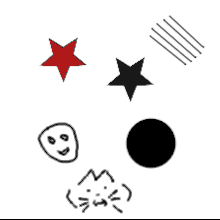
#> input picture images/test.png, 220 x 220 px
$ python imfill.py
#> lines starting #> are read from the running program, lines starting #| are printed output that depends on the picture; after the words box and inside, x2 and y2 are one past the last pixel; in counts of white or black regions, pixels touching at a corner belong together
import cv2
import numpy as np

# Read image
im_in = cv2.imread("images/test.png", cv2.IMREAD_GRAYSCALE);
#> im_in: shape (220, 220); min 0, max 255, mean 232

# Threshold.
# Set values equal to or above 220 to 0.
# Set values below 220 to 255.

th, im_th = cv2.threshold(im_in, 220, 255, cv2.THRESH_BINARY_INV);
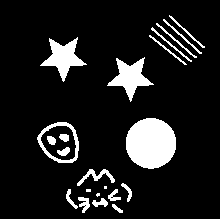
#> im_th: shape (220, 220); 11.9% white; 23 white regions (3 under 20 px), largest, box (x1, y1, x2, y2) and area: (126, 118, 176, 169) 2020, (107, 57, 154, 102) 837, (40, 37, 87, 82) 833

# Copy the thresholded image.
im_floodfill = im_th.copy()

# Mask used to flood filling.
# Notice the size needs to be 2 pixels than the image.
h, w = im_th.shape[:2]
#> h = 220; w = 220
mask = np.zeros((h+2, w+2), np.uint8)

# Floodfill from point (0, 0)
cv2.floodFill(im_floodfill, mask, (0,0), 255);
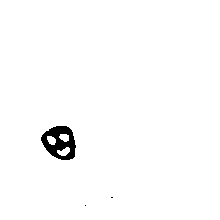
#> im_floodfill: shape (220, 220); 98.5% white; 3 black regions (2 under 20 px), largest, box (x1, y1, x2, y2) and area: (41, 126, 76, 160) 701

# Invert floodfilled image
im_floodfill_inv = cv2.bitwise_not(im_floodfill)

# Combine the two images to get the foreground.
im_out = im_th | im_floodfill_inv
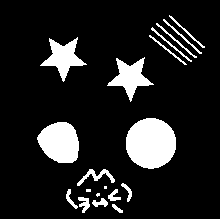
#> im_out: shape (220, 220); 13.3% white; 20 white regions (3 under 20 px), largest, box (x1, y1, x2, y2) and area: (126, 118, 176, 169) 2020, (37, 122, 79, 163) 1318, (107, 57, 154, 102) 837

# Display images.
cv2.imshow("Thresholded Image", im_th)
cv2.imshow("Floodfilled Image", im_floodfill)
cv2.imshow("Inverted Floodfilled Image", im_floodfill_inv)
cv2.imshow("Foreground", im_out)
cv2.waitKey(0)
